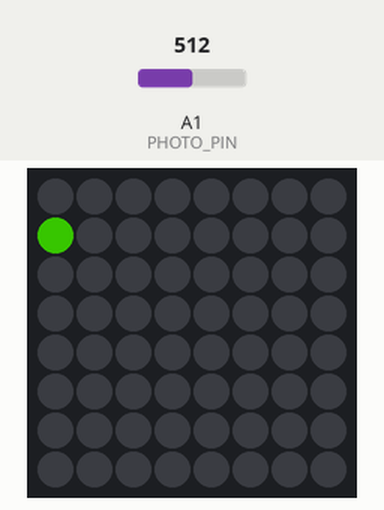
Recording of a sketch running on a simulated Arduino Uno, built with avr-gcc and run on an emulated ATmega328P. On the bench: 8×8 RGB LED matrix (first LED top left, wired row by row). The inputs (shaded band) are chosen by the test bench; at power-on: A1 (PHOTO_PIN) = 512. Dim RGB values are drawn brighter than linear; random numbers use the default seed unless the sketch sets one; what the sketch prints to the serial monitor is not drawn.

Above: at 1.1 s.
At 4.4 s:
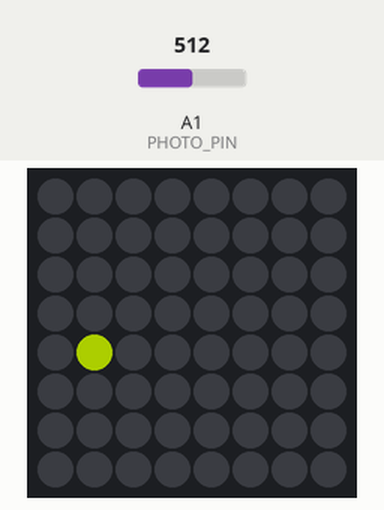

The sketch:

lightsenseblink_v1.0.ino
```cpp
#include <Arduino.h>
#include <Adafruit_NeoPixel.h>

#define LED_PIN     14
#define WIDTH       8
#define HEIGHT      8
#define LED_COUNT   (WIDTH * HEIGHT)
#define PHOTO_PIN   1          // photoresistor input

// Adjust these to match your sensor readings
int minLight = 2200;   // darkest reading
int maxLight = 4050;   // brightest reading
int THRESHOLD = 2500;  // blink starts when below this

Adafruit_NeoPixel strip(LED_COUNT, LED_PIN, NEO_GRB + NEO_KHZ800);

unsigned long lastToggle = 0;
unsigned long interval = 1000; // current ON/OFF duration
bool ledOn = false;
int currentPixel = 0;
uint32_t currentColor = 0;

// Convert x,y to strip index (assuming straight rows)
int XYtoIndex(int x, int y) {
  return y * WIDTH + x;
}

void setup() {
  strip.begin();
  strip.setBrightness(127); // 50% brightness
  strip.show();
  randomSeed(analogRead(0));
  Serial.begin(115200);
}

void loop() {
  int lightLevel = analogRead(PHOTO_PIN); // 0–4095
  Serial.print("LDR: ");
  Serial.println(lightLevel);

  // Map light level to 0–8 LEDs for the top row as visual debug
  int litCount = map(lightLevel, minLight, maxLight, 0, 8);
  litCount = constrain(litCount, 0, 8);

  // Clear display first
  strip.clear();

  // Show brightness on the top row (blue)
  for (int x = 0; x < WIDTH; x++) {
    if (x < litCount) {
      strip.setPixelColor(XYtoIndex(x, 0), strip.Color(0, 0, 255));
    }
  }

  unsigned long now = millis();
  if (lightLevel < THRESHOLD) { // dark enough → blinking allowed
    if (now - lastToggle >= interval) {
      lastToggle = now;

      if (ledOn) {
        // Switch OFF phase
        ledOn = false;
        interval = random(1000, 5001); // 1–5 sec OFF
      } else {
        // Switch ON phase
        ledOn = true;
        interval = random(500, 2001); // 0.5–2 sec ON

        // Pick a random vivid colour
        int mode = random(6);
        int r = 0, g = 0, b = 0;
        switch (mode) {
          case 0: r = random(150, 256); g = random(20, 100); b = 0; break;   // warm red-orange
          case 1: r = random(20, 100); g = random(150, 256); b = 0; break;   // green
          case 2: r = 0; g = random(20, 100); b = random(150, 256); break;   // blue-cyan
          case 3: r = random(150, 256); g = 0; b = random(20, 100); break;   // magenta
          case 4: r = random(20, 100); g = random(150, 256); b = random(20, 100); break; // green with tint
          case 5: r = random(150, 256); g = random(150, 256); b = 0; break;  // yellow-gold
        }
        currentColor = strip.Color(r, g, b);

        // Pick a random pixel (avoid row 0, so y >= 1)
        int y = random(1, HEIGHT);  // 1–7
        int x = random(0, WIDTH);   // 0–7
        currentPixel = XYtoIndex(x, y);
      }
    }
    // During ON phase → keep showing the lit pixel
    if (ledOn) {
      strip.setPixelColor(currentPixel, currentColor);
    }
  } else {
    // Too bright → force all random LEDs off
    ledOn = false;
  }

  strip.show();
}
```
